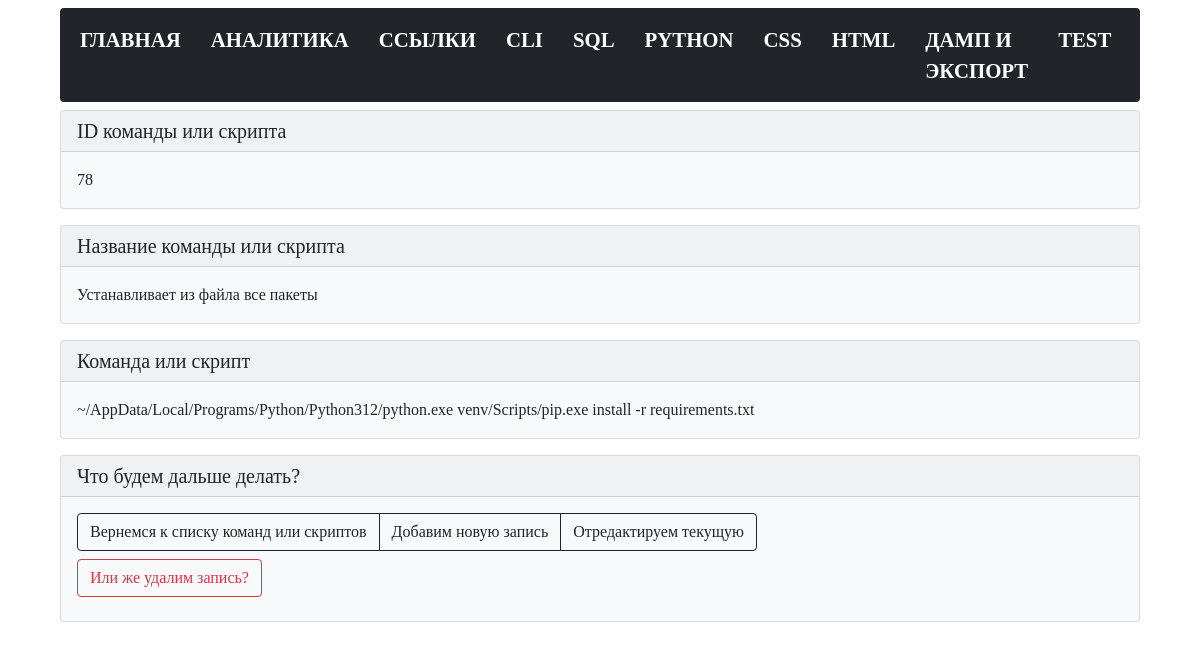
The page /bash/view/78 on the database as committed earlier.
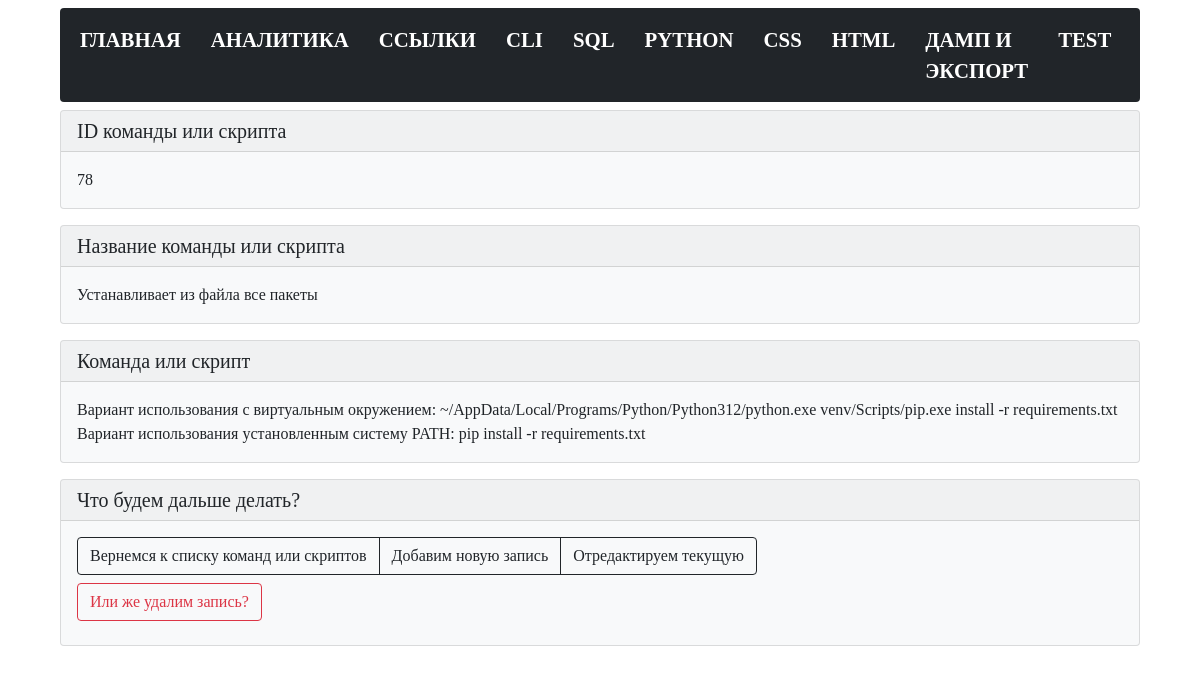
The same page on the database as committed later.
### tables this page shows
CREATE TABLE "bash" (
    bash_id INTEGER PRIMARY KEY AUTOINCREMENT,
    bash_command TEXT NOT NULL,
    bash_name TEXT NOT NULL
  );

### modules/bash/get_post_bash_command.py (the view)
@bp.route("/bash/view/<int:bash_id>")
def get_post_bash_command(bash_id):
    conn = connect.get_db_connection()
    bash_view = conn.execute("SELECT * FROM bash WHERE bash_id = ?",
                             (bash_id,)).fetchone()
    conn.close()
    return render_template("bash/bash_view_command.html",
                           bash_view=bash_view)

### modules/connect.py (called while the page is built)
def get_db_connection():
    db_path = os.path.join(BASE_DIR, '../database.db')
    conn = sqlite3.connect(db_path)
    conn.row_factory = sqlite3.Row
    return conn

### templates/bash/bash_view_command.html (shortened to what this page needs)
{% extends 'base.html' %}
{% block content %}
<div class="card text-dark bg-light mb-3">
   <div class="card-header h5">ID команды или скрипта</div>
   <div class="card-body">
      <p class="card-text">{{ bash_view['bash_id'] }}</p>
   </div>
</div>
<div class="card text-dark bg-light mb-3">
   <div class="card-header h5">Название команды или скрипта</div>
   <div class="card-body">
      <p class="card-text">{{ bash_view['bash_name'] }}</p>
   </div>
</div>
<div class="card text-dark bg-light mb-3">
   <div class="card-header h5">Команда или скрипт</div>
   <div class="card-body">
      <p class="card-text">{{ bash_view['bash_command'] }}</p>
   </div>
</div>
<div class="card text-dark bg-light mb-3">
   <div class="card-header h5">Что будем дальше делать?</div>
   <div class="card-body">
      <div class="btn-group btn-group pb-2" role="group" aria-label="...">
         <a href="{{ url_for('bash_list_commands.bash_list_commands') }}" class="btn btn-outline-dark">Вернемся к списку
            команд или скриптов</a>
         <a href="{{ url_for('add_bash_command.add_bash_command') }}" class="btn btn-outline-dark">Добавим новую
            запись</a>
         <a href="{{ url_for('edit_bash_command.edit_bash_command', bash_id=bash_view['bash_id']) }}"
            class="btn btn-outline-dark">Отредактируем текущую</a>
      </div>
      <form action="{{ url_for('delete_bash_command.delete_bash_command', bash_id=bash_view['bash_id'])}}" method="POST"
         class="pb-2">
         <input type="submit" class="btn btn-outline-danger" value="Или же удалим запись?"
            onclick="return confirm('Вы точно уверены что хотите удалить запись?')" />
      </form>
   </div>
</div>
{% endblock %}

### templates/base.html (shortened to what this page needs)
<!doctype html>
<html>
   <head>
      <link href="https://cdn.jsdelivr.net/npm/bootstrap@5.0.2/dist/css/bootstrap.min.css" rel="stylesheet">
      <link href="{{ url_for('static', filename='styles.css') }}" rel="stylesheet">
   </head>
   <body>
      {% include 'navbar.html' %}
         {% block content %}
         {% endblock %}
   </body>
</html>

### templates/navbar.html (shortened to what this page needs)
<nav class="navbar navbar-expand-lg navbar navbar-dark bg-dark">
  <div class="container-fluid">
    <div class="collapse navbar-collapse" id="navbarNav">
      <ul class="navbar-nav">
        <li class="nav-item">
          <a class="nav-link" href="{{ url_for('index.index') }}">Главная</a>
        </li>
        <li class="nav-item">
          <a class="nav-link" href="{{ url_for('analytics.analytics') }}">Аналитика</a>
        </li>
        <li class="nav-item">
          <a class="nav-link" href="{{ url_for('links_list_commands.links_list_commands') }}">Ссылки</a>
        </li>
        <li class="nav-item">
          <a class="nav-link" href="{{ url_for('bash_list_commands.bash_list_commands') }}">CLI</a>
        </li>
        <li class="nav-item">
          <a class="nav-link" href="{{ url_for('sql_list_commands.sql_list_commands') }}">SQL</a>
        </li>
        <li class="nav-item">
          <a class="nav-link" href="{{ url_for('python_list_commands.python_list_commands') }}">Python</a>
        </li>
        <li class="nav-item">
          <a class="nav-link" href="{{ url_for('css_wiki.css_wiki') }}">CSS</a>
        </li>
                <li class="nav-item">
          <a class="nav-link" href="{{ url_for('html_wiki.html_wiki') }}">HTML</a>
        </li>
         <li class="nav-item">
          <a class="nav-link" href="{{ url_for('dump_and_export.dump_and_export') }}">Дамп и экспорт</a>
        </li>
                <li class="nav-item">
          <a class="nav-link" href="{{ url_for('test_list.test_list') }}">Test</a>
        </li>
      </ul>
    </div>
  </div>
</nav>

### static/styles.css (style rules this page uses)
* { font-size: 1rem; font-family:consolas; }
body { width: 90%; margin: auto; }
a { color: black; text-decoration: none; }
.navbar-dark .navbar-nav .nav-link { text-transform: uppercase; color: white; margin-right: 14px; font-weight: 700; font-size: 1.3rem; }
.card { margin-top: 0.50rem; }
.bg-dark { background-color: #212529!important; border-radius: .25rem; margin-top: 0.50rem; }

Rows that differ between the two databases and show on the page:
changed bash "Устанавливает из файла все пакеты": bash_command "~/AppData/Local/Programs/Python/Python312/python.exe venv/Scripts/pip.exe install -r requirements.txt" → "Вариант использования с виртуальным окружением: ~/AppData/Local/Programs/Python/Python312/python.exe venv/Scripts/pip.exe install -r requirements.txt Вариант использования установленным систему PATH: pip install -r requirements.txt"
